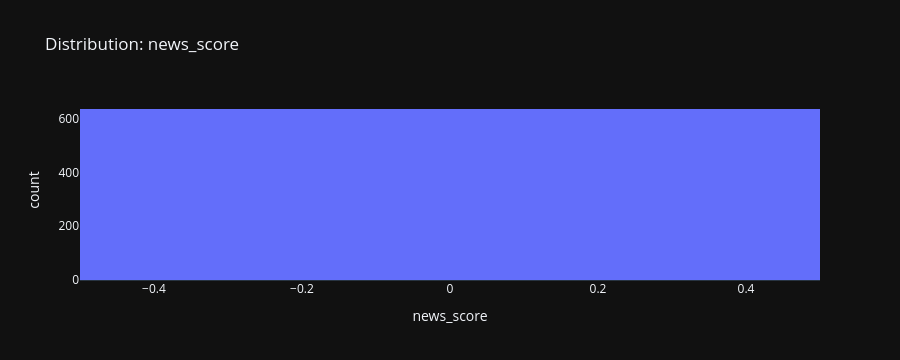
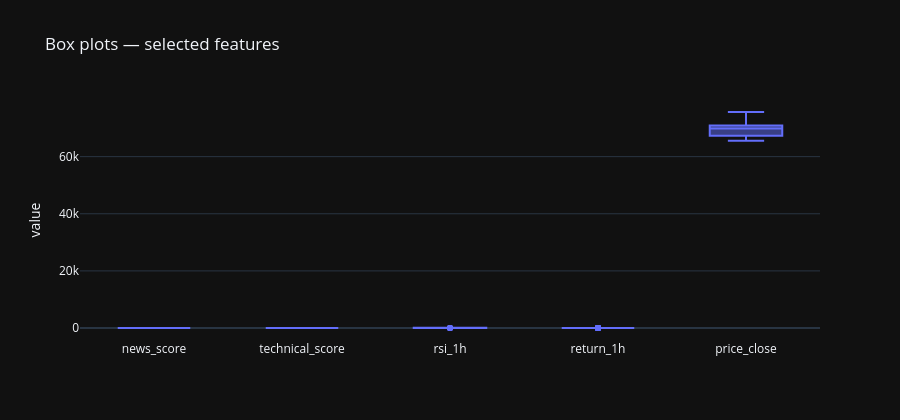

The notebook cell saved with these charts, in order:
### Markdown cell above
### Part 4: feature distributions (sample)

**What I look for:** do shapes look plausible? Do I see a single spike at zero everywhere (can happen with synthetic data)?

### Code cell
# Plot distributions and basic stats for selected features (EDA)

plot_cols = [
    "news_score",
    "technical_score",
    "rsi_1h",
    "return_1h",
    "price_close",
]

# Keep only columns that exist in the dataset
plot_cols = [c for c in plot_cols if c in eda_df.columns]

# Histogram for the first feature
fig = px.histogram(
    eda_df,
    x=plot_cols[0],
    nbins=40,
    title=f"Distribution: {plot_cols[0]}",
    template=PLOT_TEMPLATE,
)
fig.update_layout(height=360)
fig.show()

# Box plots for multiple features to compare spread and outliers
if len(plot_cols) > 1:
    melt = eda_df[plot_cols].melt(var_name="feature", value_name="value")
    fig2 = px.box(
        melt,
        x="feature",
        y="value",
        title="Box plots — selected features",
        template=PLOT_TEMPLATE,
    )
    fig2.update_layout(height=420, xaxis_title="")
    fig2.show()

### Figure 1 — Plotly figure (JSON) as saved in the notebook; plotly's stock layout.template omitted (floating-point values rounded to 4 significant figures; data arrays with more than 128 entries replaced by an {"elided": "..."} marker saying what was removed)
{"data": [{"bingroup": "x", "hovertemplate": "news_score=%{x}<br>count=%{y}<extra></extra>", "legendgroup": "", "marker": {"color": "#636efa", "pattern": {"shape": ""}}, "name": "", "nbinsx": 40, "orientation": "v", "showlegend": false, "type": "histogram", "x": {"elided": "636 float values"}, "xaxis": "x", "yaxis": "y"}], "layout": {"barmode": "relative", "height": 360, "legend": {"tracegroupgap": 0}, "title": {"text": "Distribution: news_score"}, "xaxis": {"anchor": "y", "domain": [0, 1], "title": {"text": "news_score"}}, "yaxis": {"anchor": "x", "domain": [0, 1], "title": {"text": "count"}}}}

### Figure 2 — Plotly figure (JSON) as saved in the notebook; plotly's stock layout.template omitted (floating-point values rounded to 4 significant figures; data arrays with more than 128 entries replaced by an {"elided": "..."} marker saying what was removed)
{"data": [{"alignmentgroup": "True", "hovertemplate": "feature=%{x}<br>value=%{y}<extra></extra>", "legendgroup": "", "marker": {"color": "#636efa"}, "name": "", "notched": false, "offsetgroup": "", "orientation": "v", "showlegend": false, "type": "box", "x": {"elided": "3180 str values"}, "x0": " ", "xaxis": "x", "y": {"elided": "3180 float values"}, "y0": " ", "yaxis": "y"}], "layout": {"boxmode": "group", "height": 420, "legend": {"tracegroupgap": 0}, "title": {"text": "Box plots — selected features"}, "xaxis": {"anchor": "y", "domain": [0, 1], "title": {"text": ""}}, "yaxis": {"anchor": "x", "domain": [0, 1], "title": {"text": "value"}}}}
